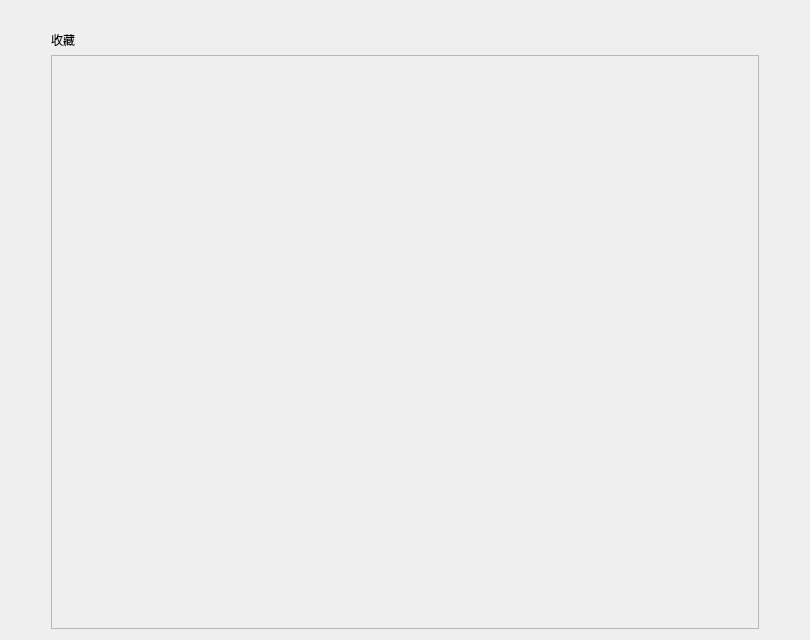
<?xml version="1.0" encoding="UTF-8"?>
<ui version="4.0">
 <class>Form</class>
 <widget class="QWidget" name="Form">
  <property name="geometry">
   <rect>
    <x>0</x>
    <y>0</y>
    <width>810</width>
    <height>640</height>
   </rect>
  </property>
  <property name="windowTitle">
   <string>Form</string>
  </property>
  <layout class="QHBoxLayout" name="horizontalLayout">
   <item>
    <spacer name="horizontalSpacer">
     <property name="orientation">
      <enum>Qt::Horizontal</enum>
     </property>
     <property name="sizeType">
      <enum>QSizePolicy::Fixed</enum>
     </property>
     <property name="sizeHint" stdset="0">
      <size>
       <width>40</width>
       <height>20</height>
      </size>
     </property>
    </spacer>
   </item>
   <item>
    <layout class="QVBoxLayout" name="verticalLayout">
     <item>
      <spacer name="verticalSpacer_2">
       <property name="orientation">
        <enum>Qt::Vertical</enum>
       </property>
       <property name="sizeType">
        <enum>QSizePolicy::Fixed</enum>
       </property>
       <property name="sizeHint" stdset="0">
        <size>
         <width>20</width>
         <height>20</height>
        </size>
       </property>
      </spacer>
     </item>
     <item>
      <widget class="marks" name="label">
       <property name="enabled">
        <bool>true</bool>
       </property>
       <property name="maximumSize">
        <size>
         <width>16777215</width>
         <height>40</height>
        </size>
       </property>
       <property name="text">
        <string>收藏</string>
       </property>
      </widget>
     </item>
     <item>
      <widget class="SingleDirectionScrollArea" name="scrollArea">
       <property name="widgetResizable">
        <bool>true</bool>
       </property>
       <widget class="mark_flow" name="waterflow">
        <property name="geometry">
         <rect>
          <x>0</x>
          <y>0</y>
          <width>696</width>
          <height>568</height>
         </rect>
        </property>
        <property name="sizePolicy">
         <sizepolicy hsizetype="Expanding" vsizetype="Expanding">
          <horstretch>0</horstretch>
          <verstretch>0</verstretch>
         </sizepolicy>
        </property>
       </widget>
      </widget>
     </item>
    </layout>
   </item>
   <item>
    <spacer name="horizontalSpacer_2">
     <property name="orientation">
      <enum>Qt::Horizontal</enum>
     </property>
     <property name="sizeType">
      <enum>QSizePolicy::Fixed</enum>
     </property>
     <property name="sizeHint" stdset="0">
      <size>
       <width>40</width>
       <height>20</height>
      </size>
     </property>
    </spacer>
   </item>
  </layout>
 </widget>
 <customwidgets>
  <customwidget>
   <class>marks</class>
   <extends>QLabel</extends>
   <header>units.mark</header>
   <slots>
    <slot>init_mark(QString)</slot>
   </slots>
  </customwidget>
  <customwidget>
   <class>SingleDirectionScrollArea</class>
   <extends>QScrollArea</extends>
   <header>qfluentwidgets</header>
   <container>1</container>
  </customwidget>
  <customwidget>
   <class>mark_flow</class>
   <extends>QWidget</extends>
   <header>units.mark</header>
   <container>1</container>
  </customwidget>
 </customwidgets>
 <resources/>
 <connections>
  <connection>
   <sender>Form</sender>
   <signal>objectNameChanged(QString)</signal>
   <receiver>label</receiver>
   <slot>init_mark(QString)</slot>
   <hints>
    <hint type="sourcelabel">
     <x>404</x>
     <y>319</y>
    </hint>
    <hint type="destinationlabel">
     <x>404</x>
     <y>55</y>
    </hint>
   </hints>
  </connection>
 </connections>
</ui>
